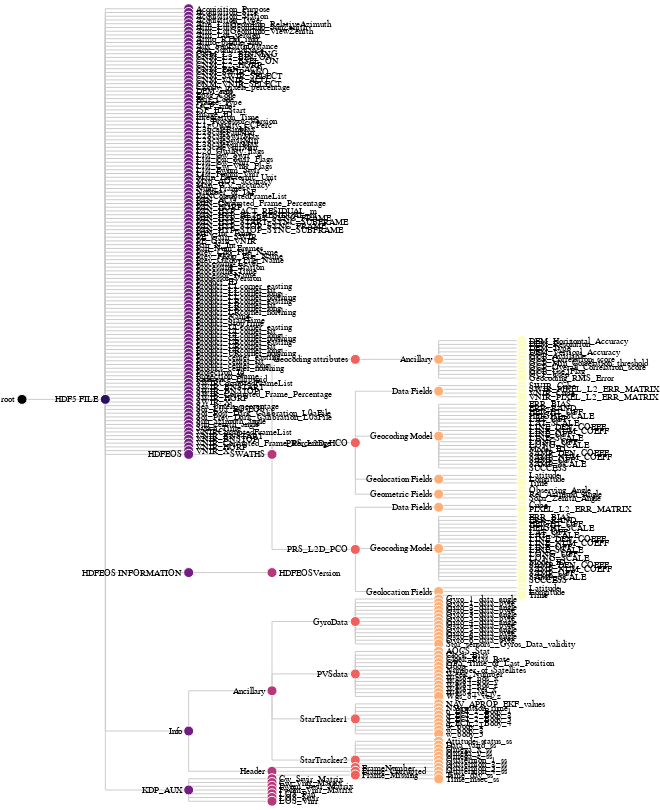

Notebook code cell kept with this figure:
### Markdown cell above
6. disegniamo il df

### Code cell
drawTree.drawtree(mydf)
#=todo: 
zoom?
legenda colore<- tipo. 
    (eg: gruppi blu, attributi verde, dataset giallo, etc) 
    => aggiungi colonna al df, enum del tipo
    => nella macro vgplot, mappa tipo a colore

=#

### Figure 1 — Vega specification as saved in the notebook (floating-point values rounded to 4 significant figures; data arrays with more than 128 entries replaced by an {"elided": "..."} marker saying what was removed)
{"data": [{"name": "tree", "transform": [{"key": "id", "parentKey": "parent", "type": "stratify"}, {"as": ["y", "x", "depth", "children"], "method": {"signal": "layout"}, "separation": {"signal": "separation"}, "size": [{"signal": "height"}, {"signal": "width - 100"}], "type": "tree"}], "values": {"elided": "262 records"}}, {"name": "links", "source": "tree", "transform": [{"type": "treelinks"}, {"orient": "horizontal", "shape": {"signal": "links"}, "type": "linkpath"}]}], "height": 800, "marks": [{"encode": {"update": {"path": {"field": "path"}, "stroke": {"value": "#ccc"}}}, "from": {"data": "links"}, "type": "path"}, {"encode": {"enter": {"size": {"value": 100}, "stroke": {"value": "#fff"}}, "update": {"fill": {"field": "depth", "scale": "color"}, "x": {"field": "x"}, "y": {"field": "y"}}}, "from": {"data": "tree"}, "type": "symbol"}, {"encode": {"enter": {"baseline": {"value": "middle"}, "fontSize": {"value": 9}, "text": {"field": "name"}}, "update": {"align": {"signal": "datum.children ? 'right' : 'left'"}, "dx": {"signal": "datum.children ? -7 : 7"}, "opacity": {"signal": "labels ? 1 : 0"}, "x": {"field": "x"}, "y": {"field": "y"}}}, "from": {"data": "tree"}, "type": "text"}], "padding": 1, "scales": [{"domain": {"data": "tree", "field": "depth"}, "name": "color", "range": {"scheme": "magma"}, "type": "linear", "zero": true}], "signals": [{"bind": {"input": "checkbox"}, "name": "labels", "value": true}, {"bind": {"input": "radio", "options": ["tidy", "cluster"]}, "name": "layout", "value": "tidy"}, {"bind": {"input": "select", "options": ["line", "curve", "diagonal", "orthogonal"]}, "name": "links", "value": "orthogonal"}, {"bind": {"input": "checkbox"}, "name": "separation", "value": true}], "width": 600}
